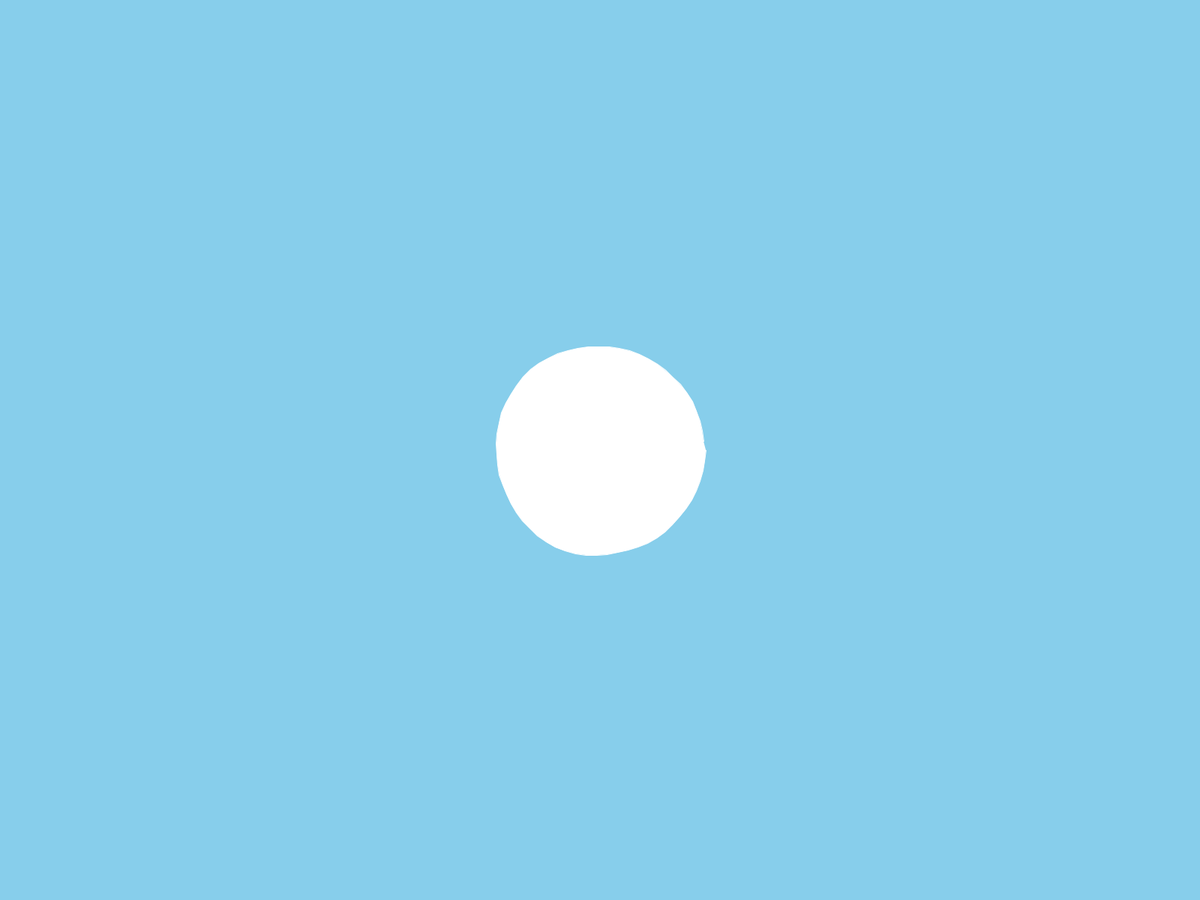
Frame 1 (no input)
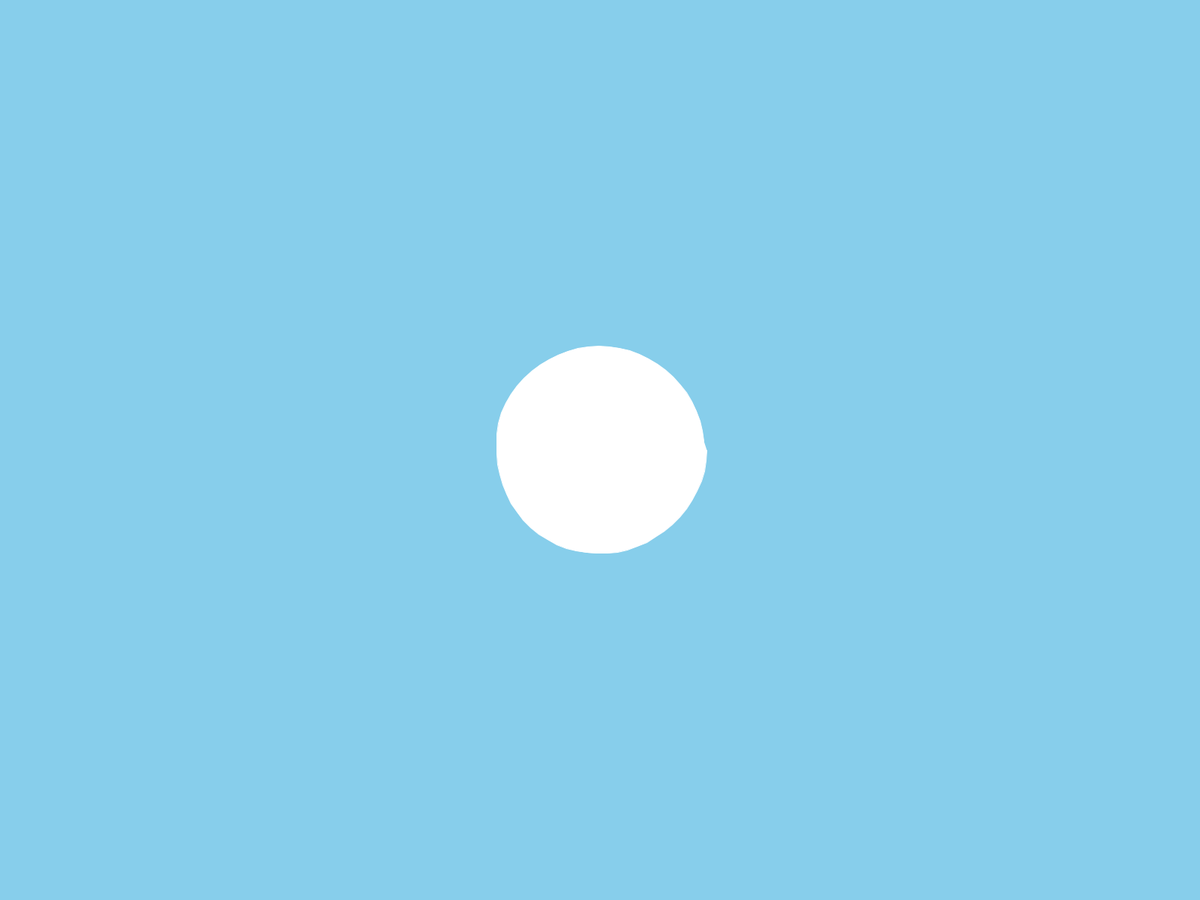
Frame 60 (the mouse pressed at the canvas centre just before this capture)
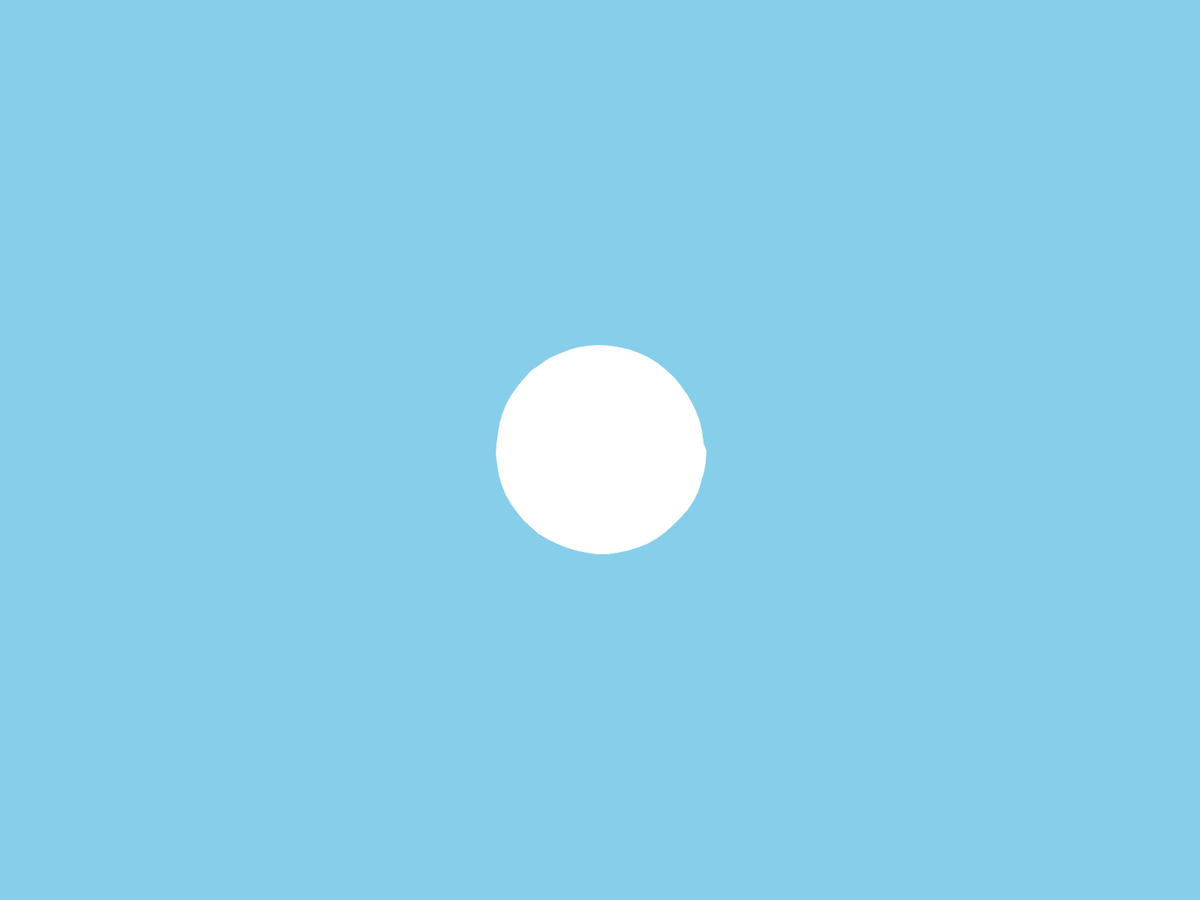
Frame 120 (the mouse held since frame 60 and released just before this capture)

The Processing sketch that drew these frames (run headless with seeded random() and noise(); from frame 60 on, the mouse is pressed at the canvas centre):

// Processing sketch: blob
// ── blob.pde
float yOff = 0.0;

void setup() {
  fullScreen();
}

void draw() {  
  background(135, 206, 235);
  stroke(255);

  translate(width/2, height/2);

  float radius = 150;

  beginShape();
  float xOff = 0;
  for (float a = 0; a < TWO_PI; a+=0.1 ) {
    float offset = map(noise(xOff, yOff), 1, 2, -5, 5);
    float r = radius + offset;
    float x = r * cos(a);
    float y = r * sin(a);

    vertex(x, y);
    xOff += 0.1;
  }
  endShape();

  yOff+= 0.01;
}
